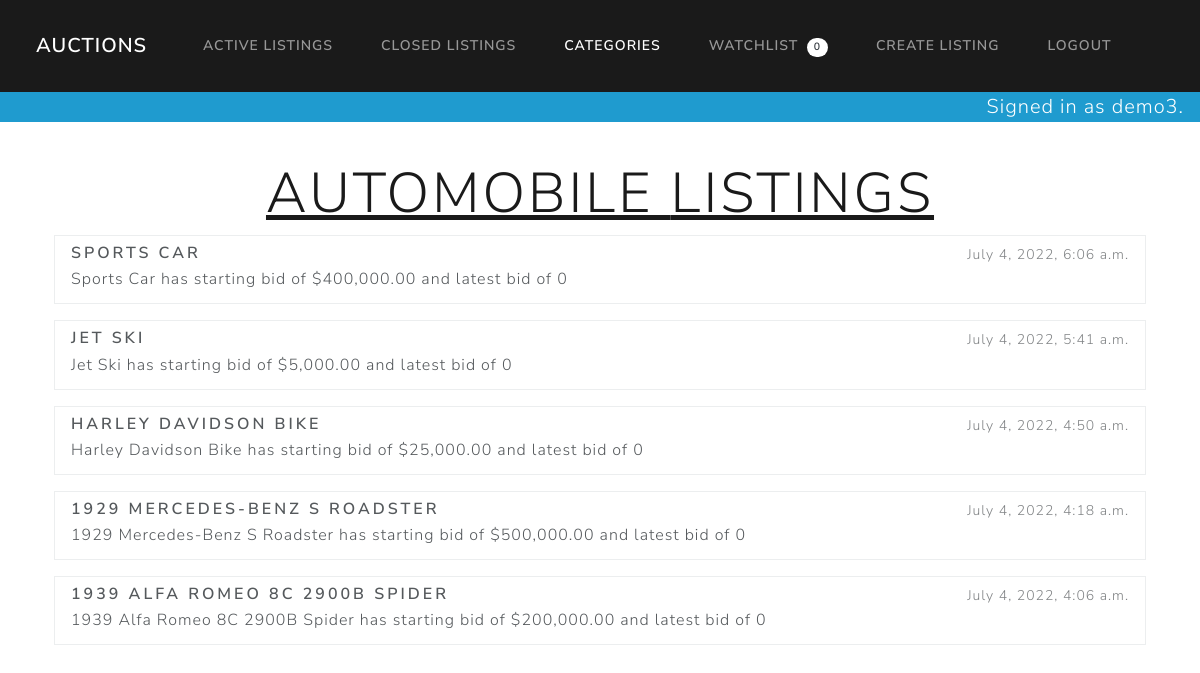
Page /categories/Automobile (signed in) on the committed database.
### auctions/models.py (models this page shows, shortened)
class User(AbstractUser):
    pass
    class Meta:
        verbose_name_plural = 'Users'

class auctionListings(models.Model):
    title = models.CharField(max_length=64, verbose_name="Title")
    description = models.TextField(verbose_name="Description", blank=True)
    startingBid = models.DecimalField(max_digits=19, decimal_places=2, validators=[MinValueValidator(limit_value=0)], verbose_name="Starting Bid")
    imageURL = models.URLField(blank=True, verbose_name="Image URL")
    category = models.CharField(max_length=64, blank=True, verbose_name="Category", default="No Category Listed")
    createdByUser = models.ForeignKey(User, on_delete=models.CASCADE, related_name="userAuctionListings")
    createDate = models.DateTimeField(auto_now_add=True)
    usersWatching = models.ManyToManyField(User, related_name="userWatch", blank=True)
    listingMaxBid = models.DecimalField(max_digits=19, decimal_places=2, validators=[MinValueValidator(limit_value=0)], verbose_name="Current Bid", null=True, blank=True)
    listingStatus = models.BooleanField(default=True)
    def __str__(self):
        startBid = customFilters.USD(self.startingBid)
        if self.listingMaxBid:
            maxBid = customFilters.USD(self.listingMaxBid)
        else:
            maxBid = 0
        return f"{self.title} has starting bid of {startBid} and latest bid of {maxBid}"
    class Meta:
        verbose_name_plural = 'Auction Listings'

### auctions/views.py (the view)
# urls.py: path("categories/<str:category>", views.categories, name="categories")
def categories(request, category):
    if category == "list":
        categories = auctionListings.objects.values('category').order_by('category').distinct()
        return render(request, "auctions/categories.html", {
            "categories": categories
        })
    else:
        listings = auctionListings.objects.filter(category__iexact=category).order_by(F('createDate').desc())
        return render(request, "auctions/category.html", {
            "listings": listings, "category": category
        })

### auctions/templatetags/customFilters.py (called while the page is built)
@register.filter
def USD(value):
    return "${:,.2f}".format(value)

### auctions/templates/auctions/category.html (shortened to what this page needs)
{% extends "auctions/layout.html" %}
{% block categoriesTab %}
    active
{% endblock %}
{% block body %}
    <div class="row">
        <div class="col d-flex justify-content-center">
            <h2 class="display-4 text-decoration-underline">{{ category }} Listings</h2>
        </div>
    </div>
    {% for listing in listings %}
    {% if listing.listingStatus %}
    <div class="container">
        <div class="row mb-3">
            <div class="col">
                <div class="list-group">
                    <a href="{% url 'listing' listing.id %}" class="list-group-item list-group-item-action flex-column align-items-start">
                        <div class="d-flex w-100 justify-content-between">
                            <h5 class="mb-1">{{ listing.title }}</h5>
                            <small class="text-muted">{{ listing.createDate }}</small>
                        </div>
                        <p class="mb-1">{{ listing }}</p>
                    </a>
                </div>
            </div>
        </div>
    </div>
    {% endif %}
    {% endfor %}
{% endblock %}

### auctions/templates/auctions/layout.html (shortened to what this page needs)
{% load static %}
<!DOCTYPE html>
<html lang="en">
<head>
    <link href="https://cdn.jsdelivr.net/npm/bootswatch@5.1.3/dist/lux/bootstrap.min.css" rel="stylesheet">
    <link href="{% static 'auctions/styles.css' %}" rel="stylesheet">
    <link rel="stylesheet" href="https://cdn.jsdelivr.net/npm/bootstrap-icons@1.8.3/font/bootstrap-icons.css">
</head>
<body>
    <div class="row fixed-top">
        <div class="col">
            <div class="row mx-0 g-0">
                <div class="col">
                    <nav class="navbar navbar-expand-lg navbar-dark bg-primary">
                        <div class="container-fluid">
                            <a class="navbar-brand ms-4" href="{% url 'index' %}">Auctions</a>
                            <div class="navbar-collapse collapse" id="auctionsNavbar">
                                <ul class="navbar-nav me-auto ms-3">
                                    <li class="nav-item">
                                        <a class="nav-link {% block activeTab %}{% endblock %}" href="{% url 'index' %}">Active
                                            Listings</a>
                                    </li>
                                    <li class="nav-item">
                                        <a class="nav-link {% block closedTab %}{% endblock %}" href="{% url 'closed' %}">Closed
                                            Listings</a>
                                    </li>
                                    <li class="nav-item">
                                        <a class="nav-link {% block categoriesTab %}{% endblock %}"
                                            href="{% url 'categories' 'list' %}">Categories</a>
                                    </li>
                                    {% if user.is_authenticated %}
                                    <li class="nav-item">
                                        <a class="nav-link {% block watchlistTab %}{% endblock %}"
                                            href="{% url 'watchlist' %}">Watchlist
                                            <span class="badge badge-pill bg-secondary ms-1">{{ user.userWatch.all.count }}</span>
                                        </a>
                                    </li>
                                    <li class="nav-item">
                                        <a class="nav-link {% block createTab %}{% endblock %}"
                                            href="{% url 'createListing' %}">Create Listing</a>
                                    </li>
                                    <li class="nav-item">
                                        <a class="nav-link" href="{% url 'logout' %}">Logout</a>
                                    </li>
                                    {% endif %}
                                </ul>
                            </div>
                        </div>
                    </nav>
                </div>
            </div>
            <div class="row bg-info">
                <div class="col d-flex justify-content-end text-white fs-4 me-3">
                    {% if user.is_authenticated %}
                        Signed in as {{ user.username }}.
                    {% else %}
                        Not signed in.
                    {% endif %}
                </div>
            </div>
        </div>
    </div>
    <div class="container" id="bodyBlockTopPadding">
        {% block body %}
        {% endblock %}
    </div>
</body>
</html>

### auctions/static/auctions/styles.css (style rules this page uses)
* { box-sizing: border-box; }
#bodyBlockTopPadding { padding-top: 30vh; }
@media only screen and (orientation: landscape) { #bodyBlockTopPadding { padding-top: 38vh; } }
@media only screen and (min-width: 768px) { #bodyBlockTopPadding { padding-top: 20vh; } }

### rows in the picture
User: userWatch.all.count "0", username "demo3"
auctionListings: title "SPORTS CAR", createDate "July 4, 2022, 6:06 a.m.", startingBid+listingMaxBid+title "Sports Car has starting bid of $400,000.00 and latest bid of 0"
auctionListings: title "JET SKI", createDate "July 4, 2022, 5:41 a.m.", startingBid+listingMaxBid+title "Jet Ski has starting bid of $5,000.00 and latest bid of 0"
auctionListings: title "HARLEY DAVIDSON BIKE", createDate "July 4, 2022, 4:50 a.m.", startingBid+listingMaxBid+title "Harley Davidson Bike has starting bid of $25,000.00 and latest bid of 0"
auctionListings: title "1929 MERCEDES-BENZ S ROADSTER", createDate "July 4, 2022, 4:18 a.m.", startingBid+listingMaxBid+title "1929 Mercedes-Benz S Roadster has starting bid of $500,000.00 and latest bid of 0"
auctionListings: title "1939 ALFA ROMEO 8C 2900B SPIDER", createDate "July 4, 2022, 4:06 a.m.", startingBid+listingMaxBid+title "1939 Alfa Romeo 8C 2900B Spider has starting bid of $200,000.00 and latest bid of 0"

### other values in the picture
{{ category }} "AUTOMOBILE"
